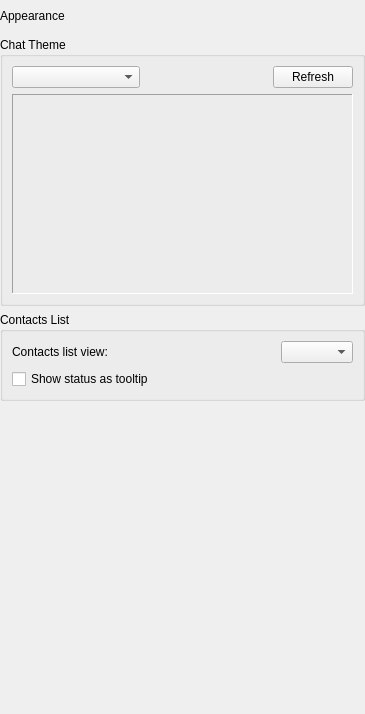
       <widget class="QWidget" name="pageThemes">
        <layout class="QVBoxLayout" name="verticalLayout_31">
         <property name="leftMargin">
          <number>0</number>
         </property>
         <property name="topMargin">
          <number>0</number>
         </property>
         <property name="rightMargin">
          <number>0</number>
         </property>
         <property name="bottomMargin">
          <number>0</number>
         </property>
         <item>
          <widget class="QLabel" name="lblThemePage">
           <property name="minimumSize">
            <size>
             <width>0</width>
             <height>31</height>
            </size>
           </property>
           <property name="maximumSize">
            <size>
             <width>16777215</width>
             <height>31</height>
            </size>
           </property>
           <property name="frameShape">
            <enum>QFrame::NoFrame</enum>
           </property>
           <property name="text">
            <string>Appearance</string>
           </property>
          </widget>
         </item>
         <item>
          <widget class="QGroupBox" name="grpChatTheme">
           <property name="title">
            <string>Chat Theme</string>
           </property>
           <layout class="QVBoxLayout" name="verticalLayout_30">
            <item>
             <layout class="QHBoxLayout" name="horizontalLayout_25">
              <item>
               <widget class="QComboBox" name="cboTheme">
                <property name="sizePolicy">
                 <sizepolicy hsizetype="Expanding" vsizetype="Fixed">
                  <horstretch>0</horstretch>
                  <verstretch>0</verstretch>
                 </sizepolicy>
                </property>
               </widget>
              </item>
              <item>
               <spacer name="horizontalSpacer_23">
                <property name="orientation">
                 <enum>Qt::Horizontal</enum>
                </property>
                <property name="sizeHint" stdset="0">
                 <size>
                  <width>40</width>
                  <height>20</height>
                 </size>
                </property>
               </spacer>
              </item>
              <item>
               <widget class="QPushButton" name="btnRefresfTheme">
                <property name="text">
                 <string>Refresh</string>
                </property>
               </widget>
              </item>
             </layout>
            </item>
            <item>
             <widget class="QFrame" name="fraMessageLog">
              <property name="minimumSize">
               <size>
                <width>341</width>
                <height>200</height>
               </size>
              </property>
              <property name="frameShape">
               <enum>QFrame::Panel</enum>
              </property>
              <property name="frameShadow">
               <enum>QFrame::Sunken</enum>
              </property>
              <layout class="QVBoxLayout" name="verticalLayout_29">
               <property name="leftMargin">
                <number>0</number>
               </property>
               <property name="topMargin">
                <number>0</number>
               </property>
               <property name="rightMargin">
                <number>0</number>
               </property>
               <property name="bottomMargin">
                <number>0</number>
               </property>
               <item>
                <layout class="QHBoxLayout" name="logLayout"/>
               </item>
              </layout>
             </widget>
            </item>
           </layout>
          </widget>
         </item>
         <item>
          <widget class="QGroupBox" name="groupBox">
           <property name="title">
            <string>Contacts List</string>
           </property>
           <layout class="QVBoxLayout" name="verticalLayout_35">
            <item>
             <layout class="QHBoxLayout" name="horizontalLayout_27">
              <item>
               <widget class="QLabel" name="lblUserListView">
                <property name="text">
                 <string>Contacts list view:</string>
                </property>
               </widget>
              </item>
              <item>
               <spacer name="horizontalSpacer_27">
                <property name="orientation">
                 <enum>Qt::Horizontal</enum>
                </property>
                <property name="sizeHint" stdset="0">
                 <size>
                  <width>40</width>
                  <height>20</height>
                 </size>
                </property>
               </spacer>
              </item>
              <item>
               <widget class="QComboBox" name="cboUserListView"/>
              </item>
             </layout>
            </item>
            <item>
             <widget class="QCheckBox" name="chkUserListToolTip">
              <property name="text">
               <string>Show status as tooltip</string>
              </property>
             </widget>
            </item>
           </layout>
          </widget>
         </item>
         <item>
          <spacer name="verticalSpacer_9">
           <property name="orientation">
            <enum>Qt::Vertical</enum>
           </property>
           <property name="sizeHint" stdset="0">
            <size>
             <width>20</width>
             <height>313</height>
            </size>
           </property>
          </spacer>
         </item>
        </layout>
       </widget>
